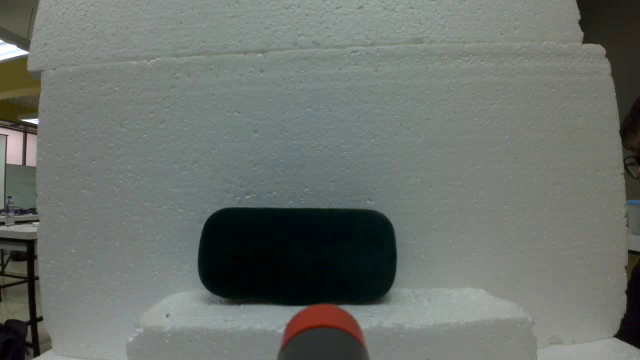
#> input picture lab4/image.png, 640 x 360 px
$ python test.py
#> lines starting #> are read from the running program, lines starting #| are printed output that depends on the picture
import cv2
import numpy as np
import matplotlib.pyplot as plt

# Load an example image (replace with your image path)
image = cv2.imread('image.png', cv2.IMREAD_GRAYSCALE)
#> image: shape (360, 640); min 0, max 255, mean 110.7

# Get the dimensions of the image
height, width = image.shape
#> height = 360; width = 640

# Generate random noise with normal distribution (mean=0, variance=1)
noise = np.random.normal(0, 1, (height, width))

# Normalize noise to range 0-255 and convert to uint8
normalized_noise = cv2.normalize(noise, None, 0, 255, cv2.NORM_MINMAX)
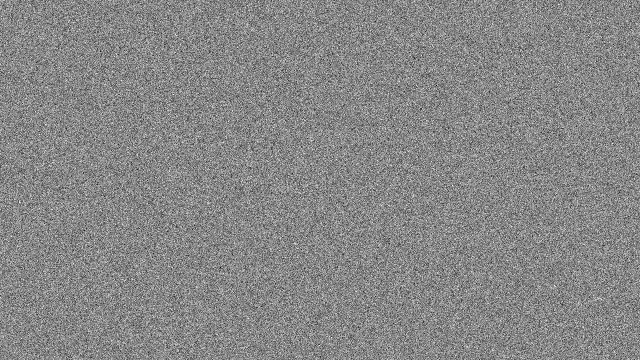
#> noise: shape (360, 640) float64; min -4.85, max 4.29, mean 0.00245; drawn with min black and max white
noise_image = normalized_noise.astype(np.uint8)

# Display the noise image
plt.imshow(noise_image, cmap='gray')
plt.title('Random Noise Image')
plt.axis('off')
plt.show()
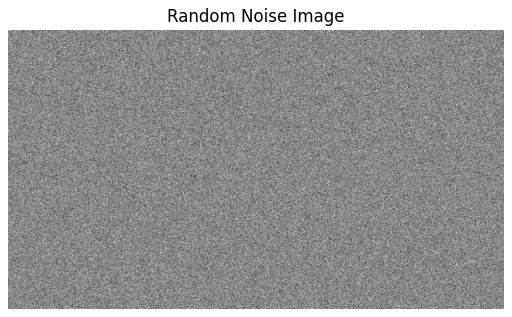
#> figure drawn by matplotlib, 1 panel
